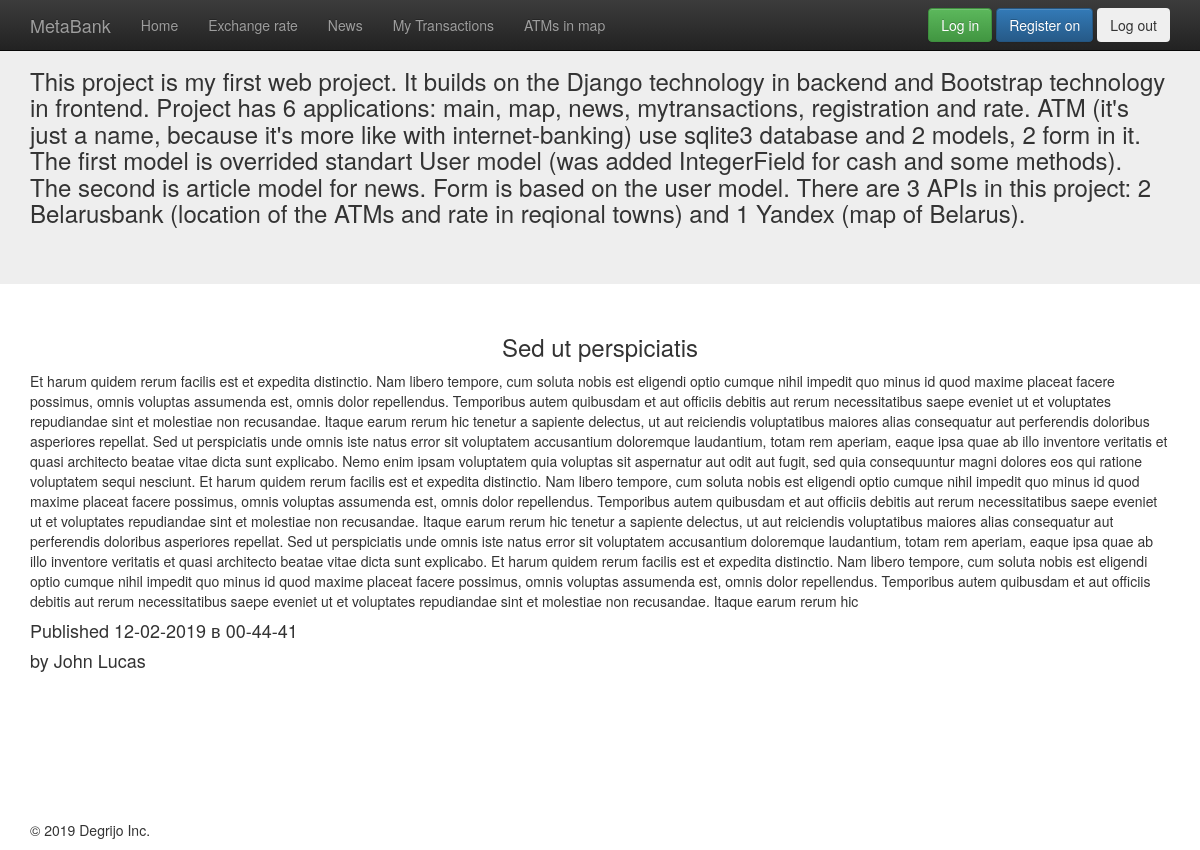
The page /news/2 on the database its author committed.
### news/models.py (models this page shows, shortened)
class Articles(models.Model):
    title = models.CharField(max_length=100)
    date = models.DateTimeField()
    text = models.TextField()
    author = models.CharField(max_length=100, default="anonymous")

### news/templates/news/post.html
{% extends "appmain/wrapper.html" %}
{% block content %}
    <div class="container">
        <h3 align="center">{{articles.title}}</h3>
        <p>{{articles.text}}</p>
        <h4>Published {{articles.date|date:"d-m-Y в H-i-s"}}</h4>
        <footer><h4>by {{articles.author}}</h4></footer>
    </div>
{% endblock %}

### rows shown on the page
Articles: title "Sed ut perspiciatis", text "Et harum quidem rerum facilis est et expedita distinctio. Nam libero tempore, cum soluta nobis est eligendi optio cumque nihil impedit quo minus id quod maxime placeat facere possimus, omnis voluptas assumenda est, omnis dolor repellendus. Temporibus autem quibusdam et aut officiis debitis aut rerum necessitatibus saepe eveniet ut et voluptates repudiandae sint et molestiae non recusandae. Itaque earum rerum hic tenetur a sapiente delectus, ut aut reiciendis voluptatibus maiores alias consequatur aut perferendis doloribus asperiores repellat. Sed ut perspiciatis unde omnis iste natus error sit voluptatem accusantium doloremque laudantium, totam rem aperiam, eaque ipsa quae ab illo inventore…", date "12-02-2019 в 00-44-41", author "John Lucas"
